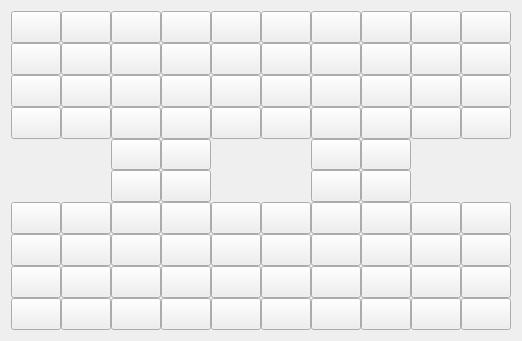
   <widget class="QWidget" name="gridLayoutWidget_2">
    <property name="geometry">
     <rect>
      <x>930</x>
      <y>90</y>
      <width>771</width>
      <height>341</height>
     </rect>
    </property>
    <layout class="QGridLayout" name="gridAllPieces">
     <property name="sizeConstraint">
      <enum>QLayout::SetMaximumSize</enum>
     </property>
     <property name="spacing">
      <number>0</number>
     </property>
     <item row="6" column="9">
      <widget class="QPushButton" name="pos69">
       <property name="maximumSize">
        <size>
         <width>50</width>
         <height>50</height>
        </size>
       </property>
       <property name="text">
        <string/>
       </property>
      </widget>
     </item>
     <item row="3" column="5">
      <widget class="QPushButton" name="pos35">
       <property name="maximumSize">
        <size>
         <width>50</width>
         <height>50</height>
        </size>
       </property>
       <property name="text">
        <string/>
       </property>
      </widget>
     </item>
     <item row="9" column="6">
      <widget class="QPushButton" name="pos96">
       <property name="maximumSize">
        <size>
         <width>50</width>
         <height>50</height>
        </size>
       </property>
       <property name="text">
        <string/>
       </property>
      </widget>
     </item>
     <item row="7" column="6">
      <widget class="QPushButton" name="pos76">
       <property name="maximumSize">
        <size>
         <width>50</width>
         <height>50</height>
        </size>
       </property>
       <property name="text">
        <string/>
       </property>
      </widget>
     </item>
     <item row="6" column="5">
      <widget class="QPushButton" name="pos65">
       <property name="maximumSize">
        <size>
         <width>50</width>
         <height>50</height>
        </size>
       </property>
       <property name="text">
        <string/>
       </property>
      </widget>
     </item>
     <item row="4" column="2">
      <widget class="QPushButton" name="water42">
       <property name="maximumSize">
        <size>
         <width>50</width>
         <height>50</height>
        </size>
       </property>
       <property name="font">
        <font>
         <bold>false</bold>
        </font>
       </property>
       <property name="text">
        <string/>
       </property>
      </widget>
     </item>
     <item row="0" column="2">
      <widget class="QPushButton" name="pos2">
       <property name="maximumSize">
        <size>
         <width>50</width>
         <height>50</height>
        </size>
       </property>
       <property name="text">
        <string/>
       </property>
      </widget>
     </item>
     <item row="9" column="7">
      <widget class="QPushButton" name="pos97">
       <property name="maximumSize">
        <size>
         <width>50</width>
         <height>50</height>
        </size>
       </property>
       <property name="text">
        <string/>
       </property>
      </widget>
     </item>
     <item row="1" column="0">
      <widget class="QPushButton" name="pos10">
       <property name="maximumSize">
        <size>
         <width>50</width>
         <height>50</height>
        </size>
       </property>
       <property name="text">
        <string/>
       </property>
      </widget>
     </item>
     <item row="1" column="7">
      <widget class="QPushButton" name="pos17">
       <property name="maximumSize">
        <size>
         <width>50</width>
         <height>50</height>
        </size>
       </property>
       <property name="text">
        <string/>
       </property>
      </widget>
     </item>
     <item row="0" column="9">
      <widget class="QPushButton" name="pos9">
       <property name="maximumSize">
        <size>
         <width>50</width>
         <height>50</height>
        </size>
       </property>
       <property name="text">
        <string/>
       </property>
      </widget>
     </item>
     <item row="3" column="9">
      <widget class="QPushButton" name="pos39">
       <property name="maximumSize">
        <size>
         <width>50</width>
         <height>50</height>
        </size>
       </property>
       <property name="text">
        <string/>
       </property>
      </widget>
     </item>
     <item row="8" column="1">
      <widget class="QPushButton" name="pos81">
       <property name="maximumSize">
        <size>
         <width>50</width>
         <height>50</height>
        </size>
       </property>
       <property name="text">
        <string/>
       </property>
      </widget>
     </item>
     <item row="8" column="8">
      <widget class="QPushButton" name="pos88">
       <property name="maximumSize">
        <size>
         <width>50</width>
         <height>50</height>
        </size>
       </property>
       <property name="text">
        <string/>
       </property>
      </widget>
     </item>
     <item row="0" column="6">
      <widget class="QPushButton" name="pos6">
       <property name="maximumSize">
        <size>
         <width>50</width>
         <height>50</height>
        </size>
       </property>
       <property name="text">
        <string/>
       </property>
      </widget>
     </item>
     <item row="7" column="9">
      <widget class="QPushButton" name="pos79">
       <property name="maximumSize">
        <size>
         <width>50</width>
         <height>50</height>
        </size>
       </property>
       <property name="text">
        <string/>
       </property>
      </widget>
     </item>
     <item row="8" column="0">
      <widget class="QPushButton" name="pos80">
       <property name="maximumSize">
        <size>
         <width>50</width>
         <height>50</height>
        </size>
       </property>
       <property name="text">
        <string/>
       </property>
      </widget>
     </item>
     <item row="5" column="3">
      <widget class="QPushButton" name="water53">
       <property name="maximumSize">
        <size>
         <width>50</width>
         <height>50</height>
        </size>
       </property>
       <property name="text">
        <string/>
       </property>
      </widget>
     </item>
     <item row="9" column="2">
      <widget class="QPushButton" name="pos92">
       <property name="maximumSize">
        <size>
         <width>50</width>
         <height>50</height>
        </size>
       </property>
       <property name="text">
        <string/>
       </property>
      </widget>
     </item>
     <item row="6" column="6">
      <widget class="QPushButton" name="pos66">
       <property name="maximumSize">
        <size>
         <width>50</width>
         <height>50</height>
        </size>
       </property>
       <property name="text">
        <string/>
       </property>
      </widget>
     </item>
     <item row="3" column="8">
      <widget class="QPushButton" name="pos38">
       <property name="maximumSize">
        <size>
         <width>50</width>
         <height>50</height>
        </size>
       </property>
       <property name="text">
        <string/>
       </property>
      </widget>
     </item>
     <item row="4" column="7">
      <widget class="QPushButton" name="water47">
       <property name="maximumSize">
        <size>
         <width>50</width>
         <height>50</height>
        </size>
       </property>
       <property name="text">
        <string/>
       </property>
      </widget>
     </item>
     <item row="8" column="6">
      <widget class="QPushButton" name="pos86">
       <property name="maximumSize">
        <size>
         <width>50</width>
         <height>50</height>
        </size>
       </property>
       <property name="text">
        <string/>
       </property>
      </widget>
     </item>
     <item row="9" column="3">
      <widget class="QPushButton" name="pos93">
       <property name="maximumSize">
        <size>
         <width>50</width>
         <height>50</height>
        </size>
       </property>
       <property name="text">
        <string/>
       </property>
      </widget>
     </item>
     <item row="3" column="3">
      <widget class="QPushButton" name="pos33">
       <property name="maximumSize">
        <size>
         <width>50</width>
         <height>50</height>
        </size>
       </property>
       <property name="text">
        <string/>
       </property>
      </widget>
     </item>
     <item row="2" column="6">
      <widget class="QPushButton" name="pos26">
       <property name="maximumSize">
        <size>
         <width>50</width>
         <height>50</height>
        </size>
       </property>
       <property name="text">
        <string/>
       </property>
      </widget>
     </item>
     <item row="5" column="2">
      <widget class="QPushButton" name="water52">
       <property name="maximumSize">
        <size>
         <width>50</width>
         <height>50</height>
        </size>
       </property>
       <property name="text">
        <string/>
       </property>
      </widget>
     </item>
     <item row="4" column="3">
      <widget class="QPushButton" name="water43">
       <property name="maximumSize">
        <size>
         <width>50</width>
         <height>50</height>
        </size>
       </property>
       <property name="text">
        <string/>
       </property>
      </widget>
     </item>
     <item row="5" column="7">
      <widget class="QPushButton" name="water57">
       <property name="maximumSize">
        <size>
         <width>50</width>
         <height>50</height>
        </size>
       </property>
       <property name="text">
        <string/>
       </property>
      </widget>
     </item>
     <item row="1" column="3">
      <widget class="QPushButton" name="pos13">
       <property name="maximumSize">
        <size>
         <width>50</width>
         <height>50</height>
        </size>
       </property>
       <property name="text">
        <string/>
       </property>
      </widget>
     </item>
     <item row="1" column="5">
      <widget class="QPushButton" name="pos15">
       <property name="maximumSize">
        <size>
         <width>50</width>
         <height>50</height>
        </size>
       </property>
       <property name="text">
        <string/>
       </property>
      </widget>
     </item>
     <item row="5" column="6">
      <widget class="QPushButton" name="water56">
       <property name="maximumSize">
        <size>
         <width>50</width>
         <height>50</height>
        </size>
       </property>
       <property name="text">
        <string/>
       </property>
      </widget>
     </item>
     <item row="8" column="9">
      <widget class="QPushButton" name="pos89">
       <property name="maximumSize">
        <size>
         <width>50</width>
         <height>50</height>
        </size>
       </property>
       <property name="text">
        <string/>
       </property>
      </widget>
     </item>
     <item row="6" column="0">
      <widget class="QPushButton" name="pos60">
       <property name="maximumSize">
        <size>
         <width>50</width>
         <height>50</height>
        </size>
       </property>
       <property name="text">
        <string/>
       </property>
      </widget>
     </item>
     <item row="3" column="4">
      <widget class="QPushButton" name="pos34">
       <property name="maximumSize">
        <size>
         <width>50</width>
         <height>50</height>
        </size>
       </property>
       <property name="text">
        <string/>
       </property>
      </widget>
     </item>
     <item row="3" column="0">
      <widget class="QPushButton" name="pos30">
       <property name="maximumSize">
        <size>
         <width>50</width>
         <height>50</height>
        </size>
       </property>
       <property name="text">
        <string/>
       </property>
      </widget>
     </item>
     <item row="3" column="7">
      <widget class="QPushButton" name="pos37">
       <property name="maximumSize">
        <size>
         <width>50</width>
         <height>50</height>
        </size>
       </property>
       <property name="text">
        <string/>
       </property>
      </widget>
     </item>
     <item row="6" column="2">
      <widget class="QPushButton" name="pos62">
       <property name="maximumSize">
        <size>
         <width>50</width>
         <height>50</height>
        </size>
       </property>
       <property name="text">
        <string/>
       </property>
      </widget>
     </item>
     <item row="8" column="4">
      <widget class="QPushButton" name="pos84">
       <property name="maximumSize">
        <size>
         <width>50</width>
         <height>50</height>
        </size>
       </property>
       <property name="text">
        <string/>
       </property>
      </widget>
     </item>
     <item row="9" column="1">
      <widget class="QPushButton" name="pos91">
       <property name="maximumSize">
        <size>
         <width>50</width>
         <height>50</height>
        </size>
       </property>
       <property name="text">
        <string/>
       </property>
      </widget>
     </item>
     <item row="8" column="7">
      <widget class="QPushButton" name="pos87">
       <property name="maximumSize">
        <size>
         <width>50</width>
         <height>50</height>
        </size>
       </property>
       <property name="text">
        <string/>
       </property>
      </widget>
     </item>
     <item row="3" column="6">
      <widget class="QPushButton" name="pos36">
       <property name="maximumSize">
        <size>
         <width>50</width>
         <height>50</height>
        </size>
       </property>
       <property name="text">
        <string/>
       </property>
      </widget>
     </item>
     <item row="2" column="4">
      <widget class="QPushButton" name="pos24">
       <property name="maximumSize">
        <size>
         <width>50</width>
         <height>50</height>
        </size>
       </property>
       <property name="text">
        <string/>
       </property>
      </widget>
     </item>
     <item row="8" column="2">
      <widget class="QPushButton" name="pos82">
       <property name="maximumSize">
        <size>
         <width>50</width>
         <height>50</height>
        </size>
       </property>
       <property name="text">
        <string/>
       </property>
      </widget>
     </item>
     <item row="7" column="1">
      <widget class="QPushButton" name="pos71">
       <property name="maximumSize">
        <size>
         <width>50</width>
         <height>50</height>
        </size>
       </property>
       <property name="text">
        <string/>
       </property>
      </widget>
     </item>
     <item row="6" column="1">
      <widget class="QPushButton" name="pos61">
       <property name="maximumSize">
        <size>
         <width>50</width>
         <height>50</height>
        </size>
       </property>
       <property name="text">
        <string/>
       </property>
      </widget>
     </item>
     <item row="6" column="7">
      <widget class="QPushButton" name="pos67">
       <property name="maximumSize">
        <size>
         <width>50</width>
         <height>50</height>
        </size>
       </property>
       <property name="text">
        <string/>
       </property>
      </widget>
     </item>
     <item row="9" column="8">
      <widget class="QPushButton" name="pos98">
       <property name="maximumSize">
        <size>
         <width>50</width>
         <height>50</height>
        </size>
       </property>
       <property name="text">
        <string/>
       </property>
      </widget>
     </item>
     <item row="0" column="1">
      <widget class="QPushButton" name="pos1">
       <property name="maximumSize">
        <size>
         <width>50</width>
         <height>50</height>
        </size>
       </property>
       <property name="text">
        <string/>
       </property>
      </widget>
     </item>
     <item row="7" column="0">
      <widget class="QPushButton" name="pos70">
       <property name="maximumSize">
        <size>
         <width>50</width>
         <height>50</height>
        </size>
       </property>
       <property name="text">
        <string/>
       </property>
      </widget>
     </item>
     <item row="0" column="7">
      <widget class="QPushButton" name="pos7">
       <property name="maximumSize">
        <size>
         <width>50</width>
         <height>50</height>
        </size>
       </property>
       <property name="text">
        <string/>
       </property>
      </widget>
     </item>
     <item row="7" column="4">
      <widget class="QPushButton" name="pos74">
       <property name="maximumSize">
        <size>
         <width>50</width>
         <height>50</height>
        </size>
       </property>
       <property name="text">
        <string/>
       </property>
      </widget>
     </item>
     <item row="8" column="5">
      <widget class="QPushButton" name="pos85">
       <property name="maximumSize">
        <size>
         <width>50</width>
         <height>50</height>
        </size>
       </property>
       <property name="text">
        <string/>
       </property>
      </widget>
     </item>
     <item row="9" column="4">
      <widget class="QPushButton" name="pos94">
       <property name="maximumSize">
        <size>
         <width>50</width>
         <height>50</height>
        </size>
       </property>
       <property name="text">
        <string/>
       </property>
      </widget>
     </item>
     <item row="6" column="4">
      <widget class="QPushButton" name="pos64">
       <property name="maximumSize">
        <size>
         <width>50</width>
         <height>50</height>
        </size>
       </property>
       <property name="text">
        <string/>
       </property>
      </widget>
     </item>
     <item row="9" column="9">
      <widget class="QPushButton" name="pos99">
       <property name="maximumSize">
        <size>
         <width>50</width>
         <height>50</height>
        </size>
       </property>
       <property name="text">
        <string/>
       </property>
      </widget>
     </item>
     <item row="1" column="2">
      <widget class="QPushButton" name="pos12">
       <property name="maximumSize">
        <size>
         <width>50</width>
         <height>50</height>
        </size>
       </property>
       <property name="text">
        <string/>
       </property>
      </widget>
     </item>
     <item row="2" column="2">
      <widget class="QPushButton" name="pos22">
       <property name="maximumSize">
        <size>
         <width>50</width>
         <height>50</height>
        </size>
       </property>
       <property name="text">
        <string/>
       </property>
      </widget>
     </item>
     <item row="2" column="5">
      <widget class="QPushButton" name="pos25">
       <property name="maximumSize">
        <size>
         <width>50</width>
         <height>50</height>
        </size>
       </property>
       <property name="text">
        <string/>
       </property>
      </widget>
     </item>
     <item row="2" column="8">
      <widget class="QPushButton" name="pos28">
       <property name="maximumSize">
        <size>
         <width>50</width>
         <height>50</height>
        </size>
       </property>
       <property name="text">
        <string/>
       </property>
      </widget>
     </item>
     <item row="7" column="7">
      <widget class="QPushButton" name="pos77">
       <property name="maximumSize">
        <size>
         <width>50</width>
         <height>50</height>
        </size>
       </property>
       <property name="text">
        <string/>
       </property>
      </widget>
     </item>
     <item row="1" column="9">
      <widget class="QPushButton" name="pos19">
       <property name="maximumSize">
        <size>
         <width>50</width>
         <height>50</height>
        </size>
       </property>
       <property name="text">
        <string/>
       </property>
      </widget>
     </item>
     <item row="2" column="1">
      <widget class="QPushButton" name="pos21">
       <property name="maximumSize">
        <size>
         <width>50</width>
         <height>50</height>
        </size>
       </property>
       <property name="text">
        <string/>
       </property>
      </widget>
     </item>
     <item row="0" column="4">
      <widget class="QPushButton" name="pos4">
       <property name="maximumSize">
        <size>
         <width>50</width>
         <height>50</height>
        </size>
       </property>
       <property name="text">
        <string/>
       </property>
      </widget>
     </item>
     <item row="2" column="9">
      <widget class="QPushButton" name="pos29">
       <property name="maximumSize">
        <size>
         <width>50</width>
         <height>50</height>
        </size>
       </property>
       <property name="text">
        <string/>
       </property>
      </widget>
     </item>
     <item row="7" column="5">
      <widget class="QPushButton" name="pos75">
       <property name="maximumSize">
        <size>
         <width>50</width>
         <height>50</height>
        </size>
       </property>
       <property name="text">
        <string/>
       </property>
      </widget>
     </item>
     <item row="9" column="0">
      <widget class="QPushButton" name="pos90">
       <property name="maximumSize">
        <size>
         <width>50</width>
         <height>50</height>
        </size>
       </property>
       <property name="text">
        <string/>
       </property>
      </widget>
     </item>
     <item row="0" column="3">
      <widget class="QPushButton" name="pos3">
       <property name="maximumSize">
        <size>
         <width>50</width>
         <height>50</height>
        </size>
       </property>
       <property name="text">
        <string/>
       </property>
      </widget>
     </item>
     <item row="1" column="1">
      <widget class="QPushButton" name="pos11">
       <property name="sizePolicy">
        <sizepolicy hsizetype="Minimum" vsizetype="Fixed">
         <horstretch>0</horstretch>
         <verstretch>0</verstretch>
        </sizepolicy>
       </property>
       <property name="maximumSize">
        <size>
         <width>50</width>
         <height>50</height>
        </size>
       </property>
       <property name="font">
        <font>
         <italic>false</italic>
         <bold>false</bold>
        </font>
       </property>
       <property name="text">
        <string/>
       </property>
      </widget>
     </item>
     <item row="1" column="4">
      <widget class="QPushButton" name="pos14">
       <property name="maximumSize">
        <size>
         <width>50</width>
         <height>50</height>
        </size>
       </property>
       <property name="text">
        <string/>
       </property>
      </widget>
     </item>
     <item row="0" column="8">
      <widget class="QPushButton" name="pos8">
       <property name="maximumSize">
        <size>
         <width>50</width>
         <height>50</height>
        </size>
       </property>
       <property name="text">
        <string/>
       </property>
      </widget>
     </item>
     <item row="1" column="6">
      <widget class="QPushButton" name="pos16">
       <property name="maximumSize">
        <size>
         <width>50</width>
         <height>50</height>
        </size>
       </property>
       <property name="text">
        <string/>
       </property>
      </widget>
     </item>
     <item row="1" column="8">
      <widget class="QPushButton" name="pos18">
       <property name="maximumSize">
        <size>
         <width>50</width>
         <height>50</height>
        </size>
       </property>
       <property name="text">
        <string/>
       </property>
      </widget>
     </item>
     <item row="0" column="5">
      <widget class="QPushButton" name="pos5">
       <property name="maximumSize">
        <size>
         <width>50</width>
         <height>50</height>
        </size>
       </property>
       <property name="text">
        <string/>
       </property>
      </widget>
     </item>
     <item row="6" column="3">
      <widget class="QPushButton" name="pos63">
       <property name="maximumSize">
        <size>
         <width>50</width>
         <height>50</height>
        </size>
       </property>
       <property name="text">
        <string/>
       </property>
      </widget>
     </item>
     <item row="7" column="3">
      <widget class="QPushButton" name="pos73">
       <property name="maximumSize">
        <size>
         <width>50</width>
         <height>50</height>
        </size>
       </property>
       <property name="text">
        <string/>
       </property>
      </widget>
     </item>
     <item row="6" column="8">
      <widget class="QPushButton" name="pos68">
       <property name="maximumSize">
        <size>
         <width>50</width>
         <height>50</height>
        </size>
       </property>
       <property name="text">
        <string/>
       </property>
      </widget>
     </item>
     <item row="2" column="7">
      <widget class="QPushButton" name="pos27">
       <property name="maximumSize">
        <size>
         <width>50</width>
         <height>50</height>
        </size>
       </property>
       <property name="text">
        <string/>
       </property>
      </widget>
     </item>
     <item row="7" column="2">
      <widget class="QPushButton" name="pos72">
       <property name="maximumSize">
        <size>
         <width>50</width>
         <height>50</height>
        </size>
       </property>
       <property name="text">
        <string/>
       </property>
      </widget>
     </item>
     <item row="4" column="6">
      <widget class="QPushButton" name="water46">
       <property name="maximumSize">
        <size>
         <width>50</width>
         <height>50</height>
        </size>
       </property>
       <property name="text">
        <string/>
       </property>
      </widget>
     </item>
     <item row="3" column="2">
      <widget class="QPushButton" name="pos32">
       <property name="maximumSize">
        <size>
         <width>50</width>
         <height>50</height>
        </size>
       </property>
       <property name="text">
        <string/>
       </property>
      </widget>
     </item>
     <item row="7" column="8">
      <widget class="QPushButton" name="pos78">
       <property name="maximumSize">
        <size>
         <width>50</width>
         <height>50</height>
        </size>
       </property>
       <property name="text">
        <string/>
       </property>
      </widget>
     </item>
     <item row="2" column="0">
      <widget class="QPushButton" name="pos20">
       <property name="maximumSize">
        <size>
         <width>50</width>
         <height>50</height>
        </size>
       </property>
       <property name="text">
        <string/>
       </property>
      </widget>
     </item>
     <item row="3" column="1">
      <widget class="QPushButton" name="pos31">
       <property name="maximumSize">
        <size>
         <width>50</width>
         <height>50</height>
        </size>
       </property>
       <property name="text">
        <string/>
       </property>
      </widget>
     </item>
     <item row="2" column="3">
      <widget class="QPushButton" name="pos23">
       <property name="maximumSize">
        <size>
         <width>50</width>
         <height>50</height>
        </size>
       </property>
       <property name="text">
        <string/>
       </property>
      </widget>
     </item>
     <item row="9" column="5">
      <widget class="QPushButton" name="pos95">
       <property name="maximumSize">
        <size>
         <width>50</width>
         <height>50</height>
        </size>
       </property>
       <property name="text">
        <string/>
       </property>
      </widget>
     </item>
     <item row="0" column="0">
      <widget class="QPushButton" name="pos0">
       <property name="maximumSize">
        <size>
         <width>50</width>
         <height>50</height>
        </size>
       </property>
       <property name="text">
        <string/>
       </property>
      </widget>
     </item>
     <item row="8" column="3">
      <widget class="QPushButton" name="pos83">
       <property name="maximumSize">
        <size>
         <width>50</width>
         <height>50</height>
        </size>
       </property>
       <property name="text">
        <string/>
       </property>
      </widget>
     </item>
    </layout>
   </widget>
